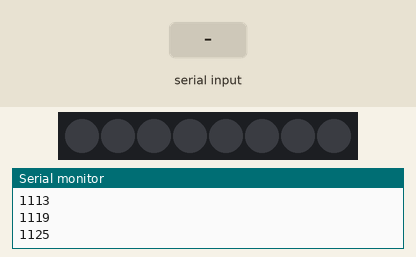
Recording of a sketch running on a simulated Arduino Uno, built with avr-gcc and run on an emulated ATmega328P. Shown: 8 RGB LEDs in strip order, left to right, the last lines printed to the serial monitor. The inputs (shaded band) are chosen by the test bench. Dim RGB values are drawn brighter than linear.

Above: at 1.2 s.
1.3 s: "90,45\n" received over Serial
At 1.33 s:
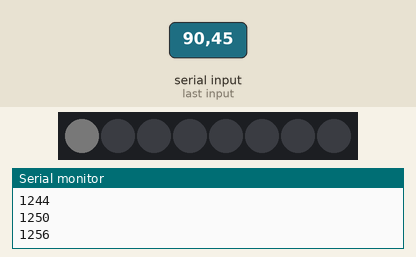
At 2.6 s:
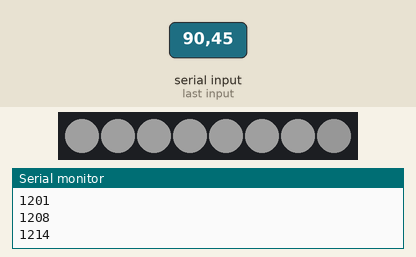
2.9 s: "30,150\n" received over Serial
At 4.1 s:
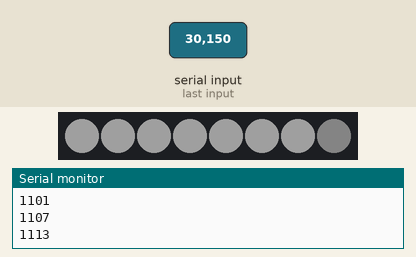
Timing chart, 0 to 5.9 s (numbered marks = the images above; inputs shaded):
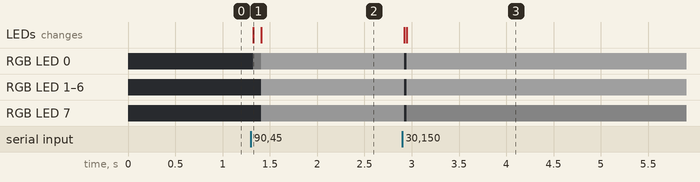

Measured:
- after the input at 1.3 s, RGB LED 0: off → RGB(2, 2, 2) at once, → RGB(32, 32, 32) 0.08 s later; RGB LED 1–6: off → RGB(32, 32, 32) after 0.11 s; RGB LED 7: off → RGB(22, 22, 22) after 0.11 s; the LEDs: change at once (image 1)
- after the input at 2.9 s, RGB LED 0–6: RGB(32, 32, 32) → off at once, → RGB(32, 32, 32) 0.03 s later; RGB LED 7: RGB(22, 22, 22) → off at once, → RGB(7, 7, 7) 0.03 s later; the LEDs: first change at once (image 3 shows a later state)

The sketch:

matrix_in_time.ino
```cpp
#include <FastLED.h>

#define LED_PIN 12
#define NUM_LEDS 8
#define BRIGHTNESS 32
#define LED_TYPE WS2812

CRGB leds[NUM_LEDS];

int state, i, h;
int step = 5;
int duration, last_time, start_time;
int last_state = 0;

void setup() {
  FastLED.addLeds<LED_TYPE, LED_PIN, GRB>(leds, NUM_LEDS);
  FastLED.setBrightness(BRIGHTNESS);
  FastLED.show();
  Serial.begin(9600);
  Serial.setTimeout(10);
  //Serial.println("Write time in milles.");
}

void draw() {
  for (i = 0; i <= NUM_LEDS - 1; i++) {
    if (i < (state / 255)) {
      leds[i] = CHSV(0, 0, 255);
    }
    if (i == (state / 255)) {
      leds[i] = CHSV(0, 0, state % 255);
    }
    if (i > (state / 255)) {
      leds[i] = CHSV(0, 0, 0);
    }
  }
  FastLED.show();
}

void loop() {
  if (Serial.available()) {
    duration = Serial.readString().toInt();
    start_time = millis();
    Serial.println(duration);
  }
  last_state = state;
  state = map((millis() - start_time), 0, duration, 0, 8 * 255);
  if ((millis() - start_time) < duration && last_state != state) {
    draw();
  } else {
    Serial.println(millis() - start_time);
  }
}
```
